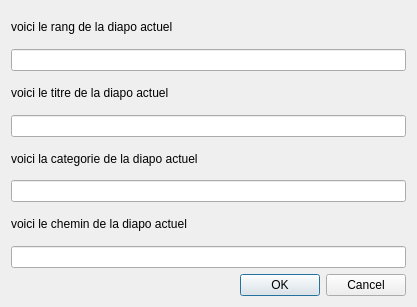
<?xml version="1.0" encoding="UTF-8"?>
<ui version="4.0">
 <class>modifDiapo</class>
 <widget class="QDialog" name="modifDiapo">
  <property name="geometry">
   <rect>
    <x>0</x>
    <y>0</y>
    <width>417</width>
    <height>307</height>
   </rect>
  </property>
  <property name="windowTitle">
   <string>Dialog</string>
  </property>
  <layout class="QVBoxLayout" name="verticalLayout">
   <item>
    <widget class="QLabel" name="lRang">
     <property name="text">
      <string>voici le rang de la diapo actuel</string>
     </property>
    </widget>
   </item>
   <item>
    <widget class="QLineEdit" name="eRang"/>
   </item>
   <item>
    <widget class="QLabel" name="lTitre">
     <property name="text">
      <string>voici le titre de la diapo actuel</string>
     </property>
    </widget>
   </item>
   <item>
    <widget class="QLineEdit" name="eTitre"/>
   </item>
   <item>
    <widget class="QLabel" name="lcategorie">
     <property name="text">
      <string>voici la categorie de la diapo actuel</string>
     </property>
    </widget>
   </item>
   <item>
    <widget class="QLineEdit" name="eCategorie"/>
   </item>
   <item>
    <widget class="QLabel" name="lChemin">
     <property name="text">
      <string>voici le chemin de la diapo actuel</string>
     </property>
    </widget>
   </item>
   <item>
    <widget class="QLineEdit" name="eChemin"/>
   </item>
   <item>
    <widget class="QDialogButtonBox" name="buttonBox">
     <property name="orientation">
      <enum>Qt::Horizontal</enum>
     </property>
     <property name="standardButtons">
      <set>QDialogButtonBox::Cancel|QDialogButtonBox::Ok</set>
     </property>
    </widget>
   </item>
  </layout>
 </widget>
 <resources/>
 <connections>
  <connection>
   <sender>buttonBox</sender>
   <signal>accepted()</signal>
   <receiver>modifDiapo</receiver>
   <slot>accept()</slot>
   <hints>
    <hint type="sourcelabel">
     <x>248</x>
     <y>254</y>
    </hint>
    <hint type="destinationlabel">
     <x>157</x>
     <y>274</y>
    </hint>
   </hints>
  </connection>
  <connection>
   <sender>buttonBox</sender>
   <signal>rejected()</signal>
   <receiver>modifDiapo</receiver>
   <slot>reject()</slot>
   <hints>
    <hint type="sourcelabel">
     <x>316</x>
     <y>260</y>
    </hint>
    <hint type="destinationlabel">
     <x>286</x>
     <y>274</y>
    </hint>
   </hints>
  </connection>
 </connections>
</ui>
